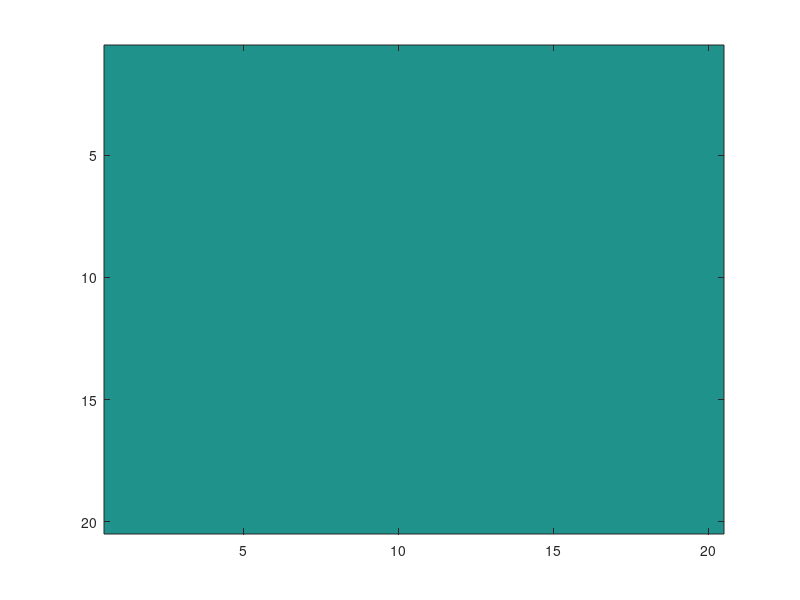

Source code (MATLAB): (Note: this script raises an error after producing the figure.)
alive = [0,0];
board = zeros(20);

disp (board)

figure();
imagesc(board);

finishedSetup = false;
while ~finishedSetup
    [row, col] = getClickPosition();
    fprintf("Col: %d\nRow: %d\n\n", col, row)
    if (col == 0 || row == 0)
        finishedSetup = true;
        return
    end
    if (ismember([col, row], alive, 'rows'))
        alive(col, row) = [];
        continue;
    end
    alive = [alive; col, row];
    

    %temp
    board(col, row) = 1;
    imagesc(board);
end

